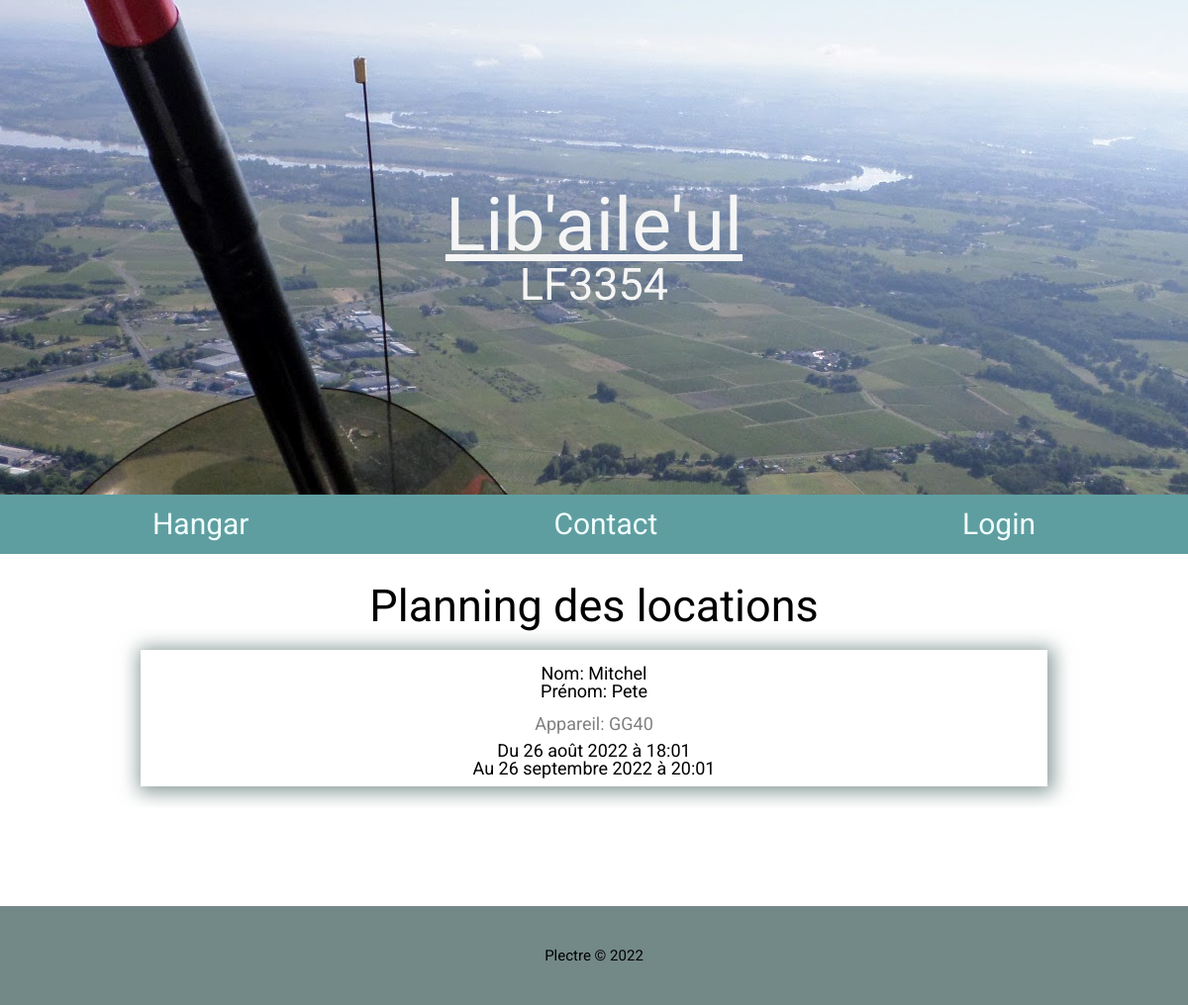
Before: /location/ with the older database file.
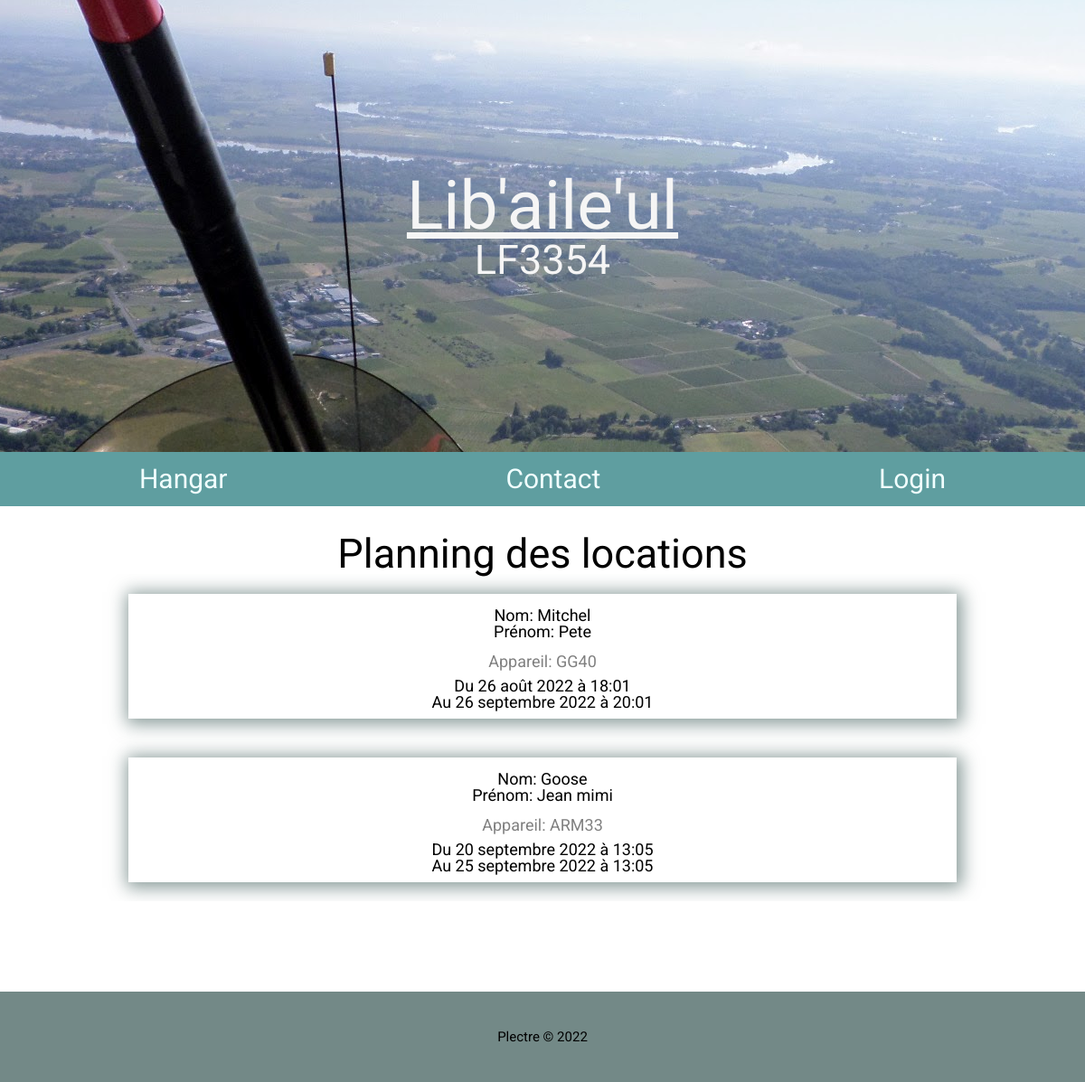
After: the same page with the newer database file.
### location/models.py (models this page shows)
class Location(models.Model):
    nom = models.CharField(max_length=50, blank=False)
    prenom = models.CharField(max_length=50, blank=False, default="")
    machine = models.CharField(max_length=50, blank=False)
    start = models.DateTimeField(default=timezone.now, blank=False)
    end = models.DateTimeField(default=timezone.now, blank=False)
    def __str__(self):
        return self.nom

### location/views.py (the view)
# urls.py: path('', views.index, name='index'),
def index(request):
    location = Location
    locations = location.objects.all()
    les_locations = hide_past_dates(locations)
    context = {
            'locations': les_locations,
        }
    return render(request, 'location/index.html', context)

### location/views.py (called while the page is built)
def hide_past_dates(locs):
    locations = []
    for loc in locs:
        if datetime.date.today() > loc.end.date():
            pass
        else:
            locations.append(loc)
            print (locations)
    return locations

### location/templates/location/index.html (shortened to what this page needs)
{% extends 'hangar/base.html' %}
{% block content %}
<H1 style="text-align:center; font-size: 45px;">Planning des locations</H1>
<div class="main-content">
<div class="location-content">
    {% if locations %}
        {% for loc in locations %}
        <div class="location-items">
                <div class="card-body">
                <h5 class="card-title">Nom: {{ loc.nom }} <br /> Prénom: {{ loc.prenom }}</h5>
                <h6 class="card-subtitle">Appareil: {{ loc.machine }}</h6>
                <p class="card-text">Du {{ loc.start.date }} à {{ loc.start.time }}<br />
                    Au {{ loc.end.date }} à {{ loc.end.time }}</p>
                </div>
        </div>
        {% endfor %}
    {% else %}
        <h4>Pas de locations en cours !</h4>
    {% endif %}
</div>
</div>
{% endblock %}

### hangar/templates/hangar/base.html (shortened to what this page needs)
{% load static %}
<html lang="fr">
<head>
    <link rel="stylesheet" type="text/css" href="{% static 'css/main.css' %}">
    <link rel="stylesheet" href="https://cdnjs.cloudflare.com/ajax/libs/font-awesome/6.2.0/css/all.min.css">
</head>
<body>
        {% include 'hangar/baniere.html' %}
        {% include 'hangar/nav.html' %}
        {% block content %}{% endblock %}
        {% include 'hangar/footer.html' %}
</body>
</html>

### hangar/templates/hangar/baniere.html
<div class="baniere">
  <div class="baniere-title">
    <a href="{% url 'hangar:index' %}">Lib'aile'ul</a>
    <div class="baniere-subtitle">
      <span><h1>LF3354</h1></span>
    </div>
  </div>
</div>

### hangar/templates/hangar/nav.html
{% load static %}
<div class="navbar-links">
  <a href="{% url 'hangar:index' %}">Hangar</a>
    <a href="#">Contact</a>
    {% if user.is_authenticated %}
    <a  href="{% url 'logbook:index' %}">Carnet de vol</a>
    <a  href="{% url 'location:index' %}">Location</a>
    <a  href="{% url 'account:logout' %}">Logout</a>
    {% else %}
    <a  href="{% url 'account:login' %}">Login</a>
    {% endif %}
</div>

### hangar/templates/hangar/footer.html
    <div class="footer">
        <h5>Plectre &copy; 2022</h5>
    </div>

### static/css/main.css (style rules this page uses)
html, body, div, span, applet, object, iframe, h1, h2, h3, h4, h5, h6, p, blockquote, pre, a, abbr, acronym, address, big, cite, code, del, dfn, em, img, ins, kbd, q, s, samp, small, strike, strong, sub, sup, tt, var, b, u, i, center, dl, dt, dd, ol, ul, li, fieldset, form, label, legend, table, caption, tbody, tfoot, thead, tr, th, td, article, aside, canvas, details, embed, figure, figcaption, footer, header, hgroup, menu, nav, output, ruby, section, summary, time, mark, audio, video { margin: 0; padding: 0; border: 0; font-size: 100%; font: inherit; vertical-align: baseline; }
body { line-height: 1; }
:root { font-size: 15px; font-family: 'Roboto', sans-serif; }
* { margin: 0; padding: 0; box-sizing: border-box; }
.baniere { display: flex; flex-direction: column; align-items: center; height: 200px; background: url('assets/img/BG.jpg') no-repeat center; }
.baniere-title { text-decoration: none; text-align: center; margin: auto; }
.baniere-title a { font-size: 5rem; color: whitesmoke; }
.baniere-subtitle { font-size: 3rem; color: whitesmoke; margin: auto; }
.navbar-links { display: flex; flex-direction: row; text-align: center; margin-bottom: 2em; background-color: cadetblue; }
.navbar-links a { display: flex; flex: auto; justify-content: space-evenly; font-size: 1.2rem; padding: 0.5em 0.2em; text-decoration: none; color: azure; }
.main-content { display: flex; flex-direction: column; width: 80vw; margin: auto; overflow: hidden; }
.card-title { padding-top: 1rem; padding-bottom: 1rem; font-size: 1em; }
.card-body { width: 100vw; text-align: center; padding-bottom: 0.5em; box-shadow: 2px 2px 1em 0.2em rgb(107 130 128 / 80%); }
.card-subtitle { font-size: 1em; color: gray; padding-bottom: 0.5em; }
.location-content { display: flex; align-items: center; flex-direction: column; }
.location-items { display: flex; padding: 1.2em; font-size: 1.2rem; width: 80vw; }
.footer { display: flex; height: 100px; width: 100vw; background-color: rgba(107, 130, 128, 0.942); justify-content: center; align-items: center; margin-top: 100px; }
@media only screen and (min-width: 800px) { .main-content { width: 95vw; } }
@media only screen and (min-width: 800px) { .baniere { height: 500px; } }
@media only screen and (min-width: 800px) { .baniere-title { font-size: 8rem; } }
@media only screen and (min-width: 800px) { .navbar-links a { font-size: 2rem; } }

Changed rows visible on the page:
added Location: nom "Goose", prenom "Jean mimi", machine "ARM33", start "20 septembre 2022", start.time "13:05", end "25 septembre 2022", end.time "13:05"
